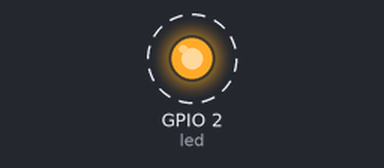
A sketch run on a simulated ESP32. On the bench: output pins drawn as LEDs (lit = HIGH). Dashed ring = blinking. WiFi joins after 1.5 s; servers stay silent unless stated; what the sketch prints to the serial monitor is not drawn.

Above: at 1.7 s.
Timing chart, 0 to 4.5 s (numbered marks = the images above):
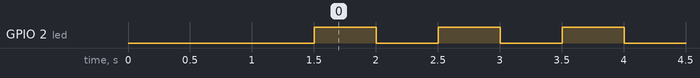

The sketch:

WifiConnection.ino
```cpp
#define led 2

#include "WiFi.h"


const char* ssid = "Xiaomi_D159";
const char* password =  "A5%Jimish";

void setup() {
 Serial.print("Connecting to wifi");
 WiFi.mode(WIFI_STA);
 Serial.begin(115200);
 WiFi.begin(ssid, password);
  while (WiFi.status() != WL_CONNECTED) {
    delay(500);
    Serial.println("Connecting to WiFi..");
  }

  Serial.println("Connected to the WiFi network");
  pinMode(led, OUTPUT);
}

void loop() {
    digitalWrite(led, HIGH);
    delay(500);
    digitalWrite(led, LOW);
    delay(500);
  }
```

Measured:
- by itself, GPIO 2 (led): alternates HIGH for 0.50 s and LOW for 0.50 s
